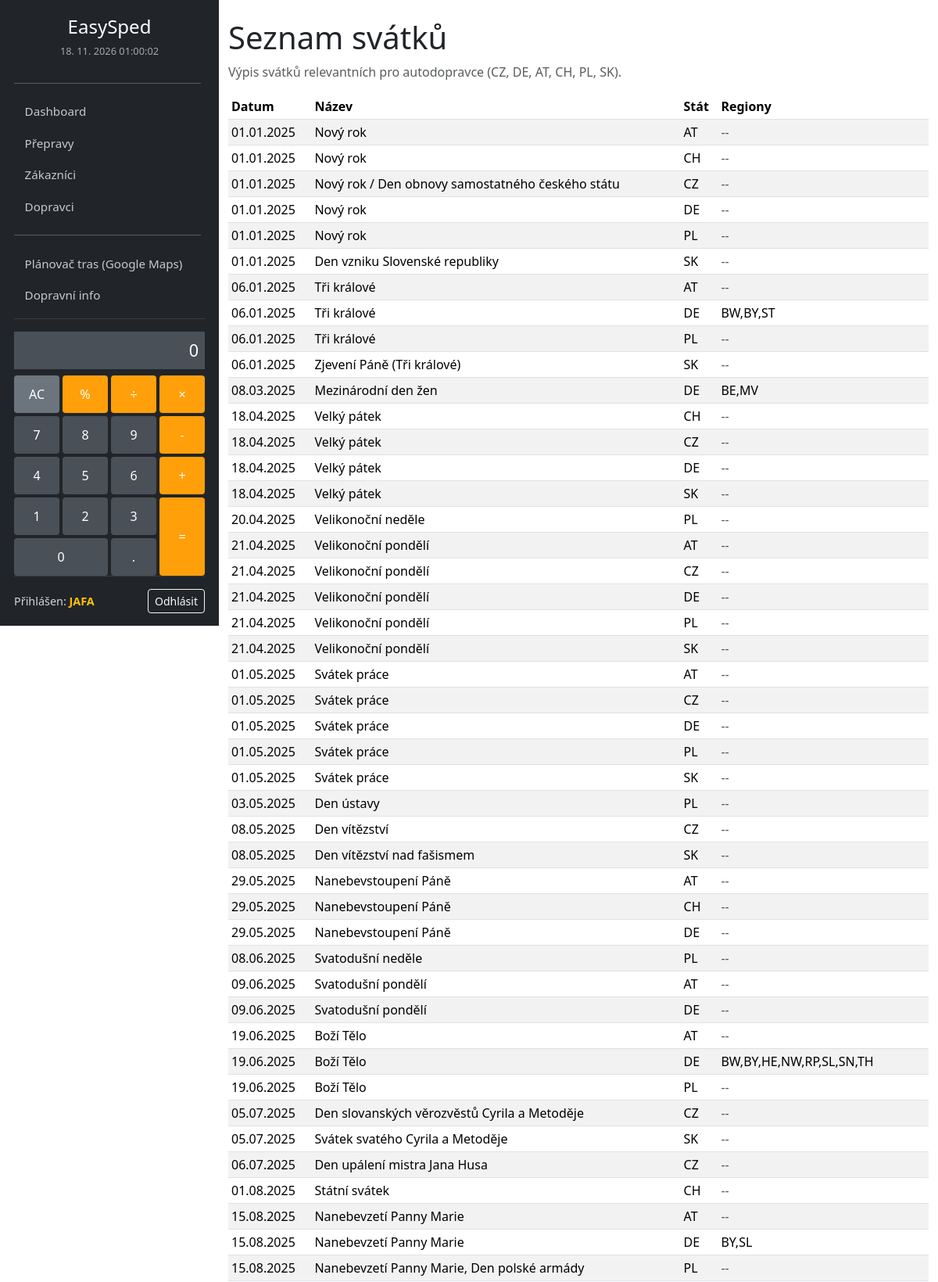
Screenshot of /svatky/ (signed in, upper part) with the database file from the repository.
### logistika/models.py (models this page shows, shortened)
class Holiday(models.Model):
    date = models.DateField()
    name = models.CharField(max_length=150)
    country_code = models.CharField(max_length=2)
    regions = models.CharField(max_length=100, blank=True)
    class Meta:
        verbose_name = "Svatek"
        verbose_name_plural = "Svátky"
        ordering = ["date", "country_code", "name"]
        unique_together = ("date", "country_code", "name")

### logistika/views.py (the view)
# urls.py: path('svatky/', views.seznam_svatku, name='seznam_svatku'),
@login_required
def seznam_svatku(request):
    holidays = Holiday.objects.order_by('date', 'country_code')
    context = {
        'holidays': holidays,
    }
    return render(request, 'logistika/holidays_list.html', context)

### logistika/context_processors.py (called while the page is built)
def upcoming_holidays(request):
    today = timezone.now().date()
    holidays = (
        Holiday.objects.filter(date__gte=today)
        .order_by("date")[:3]
    )
    return {"upcoming_holidays": holidays}

### logistika/templates/logistika/holidays_list.html (shortened to what this page needs)
{% extends 'logistika/base.html' %}
{% block content %}
    <h1>Seznam svátků</h1>
    <p class="text-muted">Výpis svátků relevantních pro autodopravce (CZ, DE, AT, CH, PL, SK).</p>
    <div class="table-responsive">
        <table class="table table-striped table-sm">
            <thead>
                <tr>
                    <th>Datum</th>
                    <th>Název</th>
                    <th>Stát</th>
                    <th>Regiony</th>
                </tr>
            </thead>
            <tbody>
                {% for holiday in holidays %}
                    <tr>
                        <td>{{ holiday.date|date:"d.m.Y" }}</td>
                        <td>{{ holiday.name }}</td>
                        <td>{{ holiday.country_code }}</td>
                        <td>{% if holiday.regions %}{{ holiday.regions }}{% else %}<span class="text-muted">--</span>{% endif %}</td>
                    </tr>
                {% empty %}
                    <tr>
                        <td colspan="4" class="text-center text-muted">Žádná data k zobrazení.</td>
                    </tr>
                {% endfor %}
            </tbody>
        </table>
    </div>
{% endblock %}

### logistika/templates/logistika/base.html (shortened to what this page needs)
{% load static %}
<!doctype html>
<html lang="cs">
    <link href="https://cdn.jsdelivr.net/npm/bootstrap@5.3.3/dist/css/bootstrap.min.css" rel="stylesheet">
    <link rel="stylesheet" href="https://cdn.jsdelivr.net/npm/flatpickr/dist/flatpickr.min.css">
    <link rel="stylesheet" href="{% static 'css/custom_layout.css' %}">
</head>
<body>
    <div class="sidebar">
        <div class="sidebar-header text-center">
            <a class="navbar-brand fs-4" href="/">EasySped</a>
            <div id="live-datetime"></div>
        </div>
        <div class="sidebar-body overflow-auto">
            <hr>
            <ul class="navbar-nav">
                <li class="nav-item">
                    <a class="nav-link {% if request.path == '/' %}active{% endif %}" href="/">Dashboard</a>
                </li>
                <li class="nav-item">
                    <a class="nav-link {% if '/prepravy' in request.path %}active{% endif %}" href="{% url 'seznam_preprav' %}">Přepravy</a>
                </li>
                <li class="nav-item">
                    <a class="nav-link {% if '/zakaznici' in request.path %}active{% endif %}" href="{% url 'seznam_zakazniku' %}">Zákazníci</a>
                </li>
                <li class="nav-item">
                    <a class="nav-link {% if '/dopravci' in request.path %}active{% endif %}" href="{% url 'seznam_dopravcu' %}">Dopravci</a>
                </li>
                <hr>
                <li class="nav-item">
                    <a class="nav-link" href="https://www.google.com/maps/dir/?dirflg=d" target="_blank">Plánovač tras (Google Maps)</a>
                </li>
                <li class="nav-item">
                    <a class="nav-link" href="https://dopravniinfo.gov.cz/" target="_blank">Dopravní info</a>
                </li>
            </ul>
        </div>
        <div class="calculator">
            <input type="text" class="calculator-screen" value="" disabled />
            <div class="calculator-keys">
                <button type="button" class="clear" value="all-clear" data-area="ac">AC</button>
                <button type="button" class="operator" value="%" data-area="percent">%</button>
                <button type="button" class="operator" value="/" data-area="divide">&divide;</button>
                <button type="button" class="operator" value="*" data-area="multiply">&times;</button>
                <button type="button" class="operator" value="-" data-area="subtract">-</button>
                <button type="button" value="7" data-area="seven">7</button>
                <button type="button" value="8" data-area="eight">8</button>
                <button type="button" value="9" data-area="nine">9</button>
                <button type="button" value="4" data-area="four">4</button>
                <button type="button" value="5" data-area="five">5</button>
                <button type="button" value="6" data-area="six">6</button>
                <button type="button" value="1" data-area="one">1</button>
                <button type="button" value="2" data-area="two">2</button>
                <button type="button" value="3" data-area="three">3</button>
                <button type="button" class="zero" value="0" data-area="zero">0</button>
                <button type="button" class="decimal" value="." data-area="decimal">.</button>
                <button type="button" class="operator" value="+" data-area="add">+</button>
                <button type="button" class="equal-sign operator" value="=" data-area="equals">=</button>
            </div>
        </div>
        <div class="sidebar-footer">
            {% if user.is_authenticated %}
                <div class="user-info">
                    <span class="username">Přihlášen: <strong>{{ user.username }}</strong></span>
                    <a href="{% url 'logout' %}" class="btn btn-sm btn-outline-light">Odhlásit</a>
                </div>
            {% endif %}
        </div>
    </div>
    <main class="main-content container-fluid mt-4">
        {% block content %}
        {% endblock %}
    </main>
</body>
</html>

### logistika/static/css/custom_layout.css (style rules this page uses)
body { padding-left: 280px; }
.sidebar { width: 280px; position: fixed; top: 0; left: 0; height: 100vh; padding: 16px 18px; background-color: #212529; color: white; display: flex; flex-direction: column; }
.sidebar-body { flex: 1; overflow-y: auto; padding-right: 5px; }
.sidebar-header { display: flex; flex-direction: column; align-items: center; margin-bottom: 0.9rem; }
.sidebar .navbar-brand { display: inline-block; margin-bottom: 0.25rem; font-size: 1.35rem; }
.sidebar-header #live-datetime { font-size: 0.8rem; color: rgba(255, 255, 255, 0.6); }
.sidebar .navbar-nav { flex-direction: column !important; width: 100%; }
.sidebar .nav-item { width: 100%; }
.sidebar .nav-link { color: rgba(255, 255, 255, 0.75); padding: 0.55rem 0.85rem; border-radius: 0.3rem; font-size: 0.95rem; }
.main-content { width: 100%; }
.calculator { margin-top: 0.75rem; padding-top: 16px; border-top: 1px solid #3a3f44; }
.calculator-screen { width: 100%; background-color: #495057; border: none; color: white; text-align: right; padding: 8px; font-size: 1.35rem; margin-bottom: 8px; }
.calculator-keys { display: grid; grid-gap: 4px; grid-template-columns: repeat(4, 1fr); grid-template-areas: "ac percent divide multiply" "seven eight nine subtract" "four five six add" "one two three equals" "zero zero decimal equals"; }
.calculator-keys [data-area="ac"] { grid-area: ac; }
.calculator-keys [data-area="percent"] { grid-area: percent; }
.calculator-keys [data-area="divide"] { grid-area: divide; }
.calculator-keys [data-area="multiply"] { grid-area: multiply; }
.calculator-keys [data-area="subtract"] { grid-area: subtract; }
.calculator-keys [data-area="seven"] { grid-area: seven; }
.calculator-keys [data-area="eight"] { grid-area: eight; }
.calculator-keys [data-area="nine"] { grid-area: nine; }
.calculator-keys [data-area="add"] { grid-area: add; }
.calculator-keys [data-area="four"] { grid-area: four; }
.calculator-keys [data-area="five"] { grid-area: five; }
.calculator-keys [data-area="six"] { grid-area: six; }
.calculator-keys [data-area="one"] { grid-area: one; }
.calculator-keys [data-area="two"] { grid-area: two; }
.calculator-keys [data-area="three"] { grid-area: three; }
.calculator-keys [data-area="equals"] { grid-area: equals; }
.calculator-keys [data-area="zero"] { grid-area: zero; }
.calculator-keys [data-area="decimal"] { grid-area: decimal; }
.calculator-keys button { background-color: #495057; border: none; color: white; padding: 12px 0; border-radius: 4px; }
.calculator-keys button.operator { background-color: #ff9f0a; }
.calculator-keys button.clear { background-color: #6c757d; }
.sidebar-footer { padding-top: 1rem; margin-top: auto; border-top: 1px solid #3a3f44; }
.user-info { display: flex; justify-content: space-between; align-items: center; font-size: 0.9rem; color: rgba(255, 255, 255, 0.8); }
.user-info .username strong { color: #ffc107; }

### rows the page displays
Holiday: date "01.01.2025", name "Nový rok", country_code "AT"
Holiday: date "01.01.2025", name "Nový rok", country_code "CH"
Holiday: date "01.01.2025", name "Nový rok / Den obnovy samostatného českého státu", country_code "CZ"
Holiday: date "01.01.2025", name "Nový rok", country_code "DE"
Holiday: date "01.01.2025", name "Nový rok", country_code "PL"
Holiday: date "01.01.2025", name "Den vzniku Slovenské republiky", country_code "SK"
Holiday: date "06.01.2025", name "Tři králové", country_code "AT"
Holiday: date "06.01.2025", name "Tři králové", country_code "DE", regions "BW,BY,ST"
Holiday: date "06.01.2025", name "Tři králové", country_code "PL"
Holiday: date "06.01.2025", name "Zjevení Páně (Tři králové)", country_code "SK"
Holiday: date "08.03.2025", name "Mezinárodní den žen", country_code "DE", regions "BE,MV"
Holiday: date "18.04.2025", name "Velký pátek", country_code "CH"
Holiday: date "18.04.2025", name "Velký pátek", country_code "CZ"
Holiday: date "18.04.2025", name "Velký pátek", country_code "DE"
Holiday: date "18.04.2025", name "Velký pátek", country_code "SK"
Holiday: date "20.04.2025", name "Velikonoční neděle", country_code "PL"
Holiday: date "21.04.2025", name "Velikonoční pondělí", country_code "AT"
Holiday: date "21.04.2025", name "Velikonoční pondělí", country_code "CZ"
Holiday: date "21.04.2025", name "Velikonoční pondělí", country_code "DE"
Holiday: date "21.04.2025", name "Velikonoční pondělí", country_code "PL"
Holiday: date "21.04.2025", name "Velikonoční pondělí", country_code "SK"
Holiday: date "01.05.2025", name "Svátek práce", country_code "AT"
Holiday: date "01.05.2025", name "Svátek práce", country_code "CZ"
Holiday: date "01.05.2025", name "Svátek práce", country_code "DE"
Holiday: date "01.05.2025", name "Svátek práce", country_code "PL"
Holiday: date "01.05.2025", name "Svátek práce", country_code "SK"
Holiday: date "03.05.2025", name "Den ústavy", country_code "PL"
Holiday: date "08.05.2025", name "Den vítězství", country_code "CZ"
Holiday: date "08.05.2025", name "Den vítězství nad fašismem", country_code "SK"
Holiday: date "29.05.2025", name "Nanebevstoupení Páně", country_code "AT"
Holiday: date "29.05.2025", name "Nanebevstoupení Páně", country_code "CH"
Holiday: date "29.05.2025", name "Nanebevstoupení Páně", country_code "DE"
Holiday: date "08.06.2025", name "Svatodušní neděle", country_code "PL"
Holiday: date "09.06.2025", name "Svatodušní pondělí", country_code "AT"
Holiday: date "09.06.2025", name "Svatodušní pondělí", country_code "DE"
Holiday: date "19.06.2025", name "Boží Tělo", country_code "AT"
Holiday: date "19.06.2025", name "Boží Tělo", country_code "DE", regions "BW,BY,HE,NW,RP,SL,SN,TH"
Holiday: date "19.06.2025", name "Boží Tělo", country_code "PL"
Holiday: date "05.07.2025", name "Den slovanských věrozvěstů Cyrila a Metoděje", country_code "CZ"
Holiday: date "05.07.2025", name "Svátek svatého Cyrila a Metoděje", country_code "SK"
Holiday: date "06.07.2025", name "Den upálení mistra Jana Husa", country_code "CZ"
Holiday: date "01.08.2025", name "Státní svátek", country_code "CH"
Holiday: date "15.08.2025", name "Nanebevzetí Panny Marie", country_code "AT"
Holiday: date "15.08.2025", name "Nanebevzetí Panny Marie", country_code "DE", regions "BY,SL"
Holiday: date "15.08.2025", name "Nanebevzetí Panny Marie, Den polské armády", country_code "PL"

### other values shown
{{ user.username }} "JAFA"
